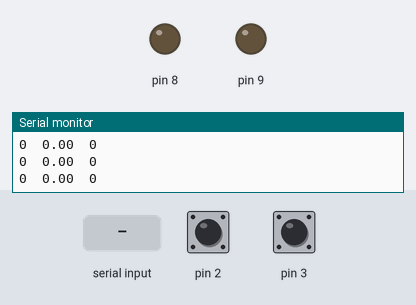
A sketch run on a simulated Arduino Mega 2560, built with avr-gcc and run on an emulated ATmega2560. On the bench: output pins drawn as LEDs (lit = HIGH), the last lines printed to the serial monitor. Inputs (shaded band) come from the test bench; at power-on: pin 2 HIGH, pin 3 HIGH.

Above: at 0.8 s.
0.9 s: "5\n" received over Serial
At 1.7 s:
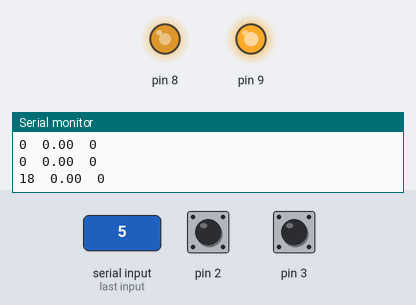
3.4 s: pin 2 pulled LOW for 0.15 s
At 3.47 s:
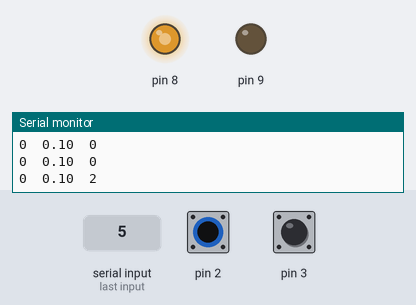
5.0 s: "90,45\n" received over Serial
At 5.8 s:
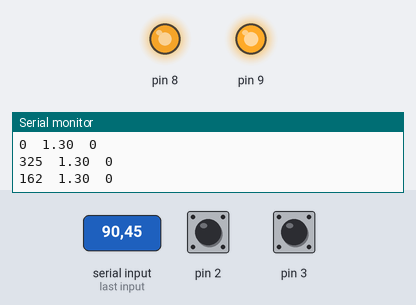
7.5 s: pin 3 pulled LOW for 1 s
At 9.4 s:
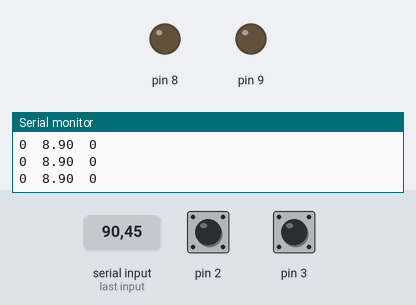
11.5 s: pin 2 pulled LOW for 1 s
At 12.3 s:
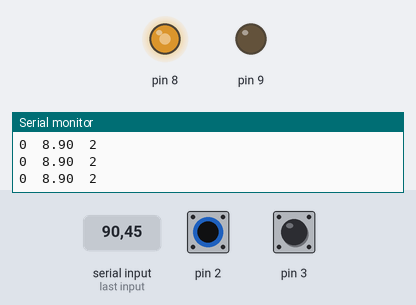
15.5 s: pin 3 pulled LOW for 0.15 s
At 16.7 s:
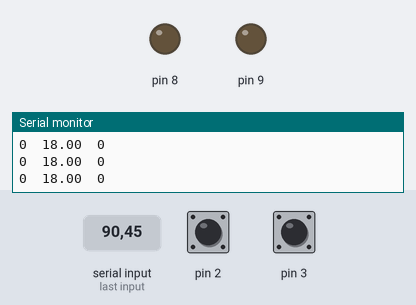
Timing chart, 0 to 18.5 s (numbered marks = the images above; inputs shaded):
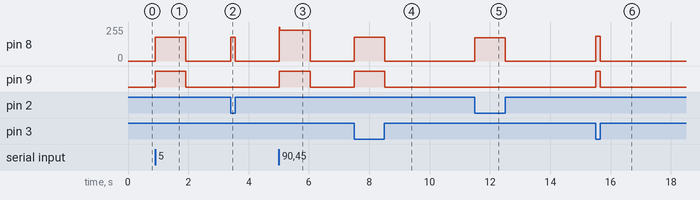

Measured:
- after the input at 0.9 s, pin 8: 0/255 → 179/255 at once, → 0/255 1.0 s later; pin 9: LOW → HIGH at once, → LOW 1.0 s later
- after the input at 3.4 s, pin 8: 0/255 → 179/255 at once, → 0/255 0.15 s later
- after the input at 5.0 s, pin 8: 0/255 → 232/255 at once, → 0/255 1.0 s later; pin 9: LOW → HIGH at once, → LOW 1.0 s later
- after the input at 7.5 s, pin 8: 0/255 → 179/255 at once, → 0/255 1.0 s later; pin 9: LOW → HIGH at once, → LOW 1.0 s later
- after the input at 11.5 s, pin 8: 0/255 → 174/255 at once, → 0/255 1.0 s later
- after the input at 15.5 s, pin 8: 0/255 → 187/255 at once, → 0/255 0.16 s later; pin 9: LOW → HIGH at once, → LOW 0.16 s later

The sketch:

position_control.ino
```cpp
#include <avr/io.h>
#include <avr/interrupt.h>
//void pid()
double csa = 0, psa = 0, csb = 0, psb = 0;
float n = 0, s, kp = 0, ki = 0.00000, kd = 0, ct = 0, pt = 0, dt = 0,k;
int a = 0, b, count = 0, e = 0, error, ei, etdt, p, i, d, pe;
//unsigned


int main() {

  init();
  DDRE &= ~(1 << PE4) | (1 << PE5);
  PORTE |= (1 << PE4) | (1 << PE5);
  EICRB |= (1 << ISC40) | (1 << ISC50);
  EIMSK |= (1 << INT4) | (1 << INT5);

  DDRH |= (1 << PH6);
  DDRH |= (1 << PH5);
  TCCR4A = 0xAA;
  TCCR4B = 0x19;
  ICR4 = 1000;

  Serial.begin(9600);


  while (1) {

    if (error==-error) {
    kp=k;
    } else {
    k=k+0.1;
    }


    if (Serial.available()) {
      n = Serial.parseFloat();
    }

    b = ((n * 1300.00) / 360.00);
    a = b;
    pid();

    dir(error);
    if (error == 0) {
      OCR4C = 0;
    } else {
      OCR4C = abs(s);
    }
    Serial.print(b);
    Serial.print("  ");
       Serial.print(kp);
       Serial.print("  ");
    Serial.println(count);
  }
}

void dir(int diff) {
  if (diff > 0) PORTH |= 0x40;
  else PORTH &= ~0x40;
}

void pid() {
  ct = micros();
  dt = (ct - pt) / 1000000.00;
  error = b - count;
  etdt = (error - pe) / dt;
  ei = ei + (error * dt);
  pt = ct;
  pe = error;
  p = kp * error;
  i = ki * ei;
  d = kd * etdt;
  s = 700 + p + i + d;
}

ISR(INT5_vect) {

  csa = ~PINE & 0x10;
  csb = ~PINE & 0x20;

  if (csa != psa) {
    if (csa != csb) {
      count++;
    } else {
      count--;
    }
  } else {
    if (csa == csb) {
      count++;
    } else {
      count--;
    }
  }
  if (csb != psb) {
    if (csb == csa) {
      count++;
    } else {
      count--;
    }
  } else {
    if (csb != csa) {
      count++;
    } else {
      count--;
    }
  }

  psa = csa;
  psb = csb;
}

ISR(INT4_vect) {

  csa = ~PINE & 0x10;
  csb = ~PINE & 0x20;

  if (csa != psa) {
    if (csa != csb) {
      count++;
    } else {
      count--;
    }
  } else {
    if (csa == csb) {
      count++;
    } else {
      count--;
    }
  }
  if (csb != psb) {
    if (csb == csa) {
      count++;
    } else {
      count--;
    }
  } else {
    if (csb != csa) {
      count++;
    } else {
      count--;
    }
  }

  psa = csa;
  psb = csb;
}
```
